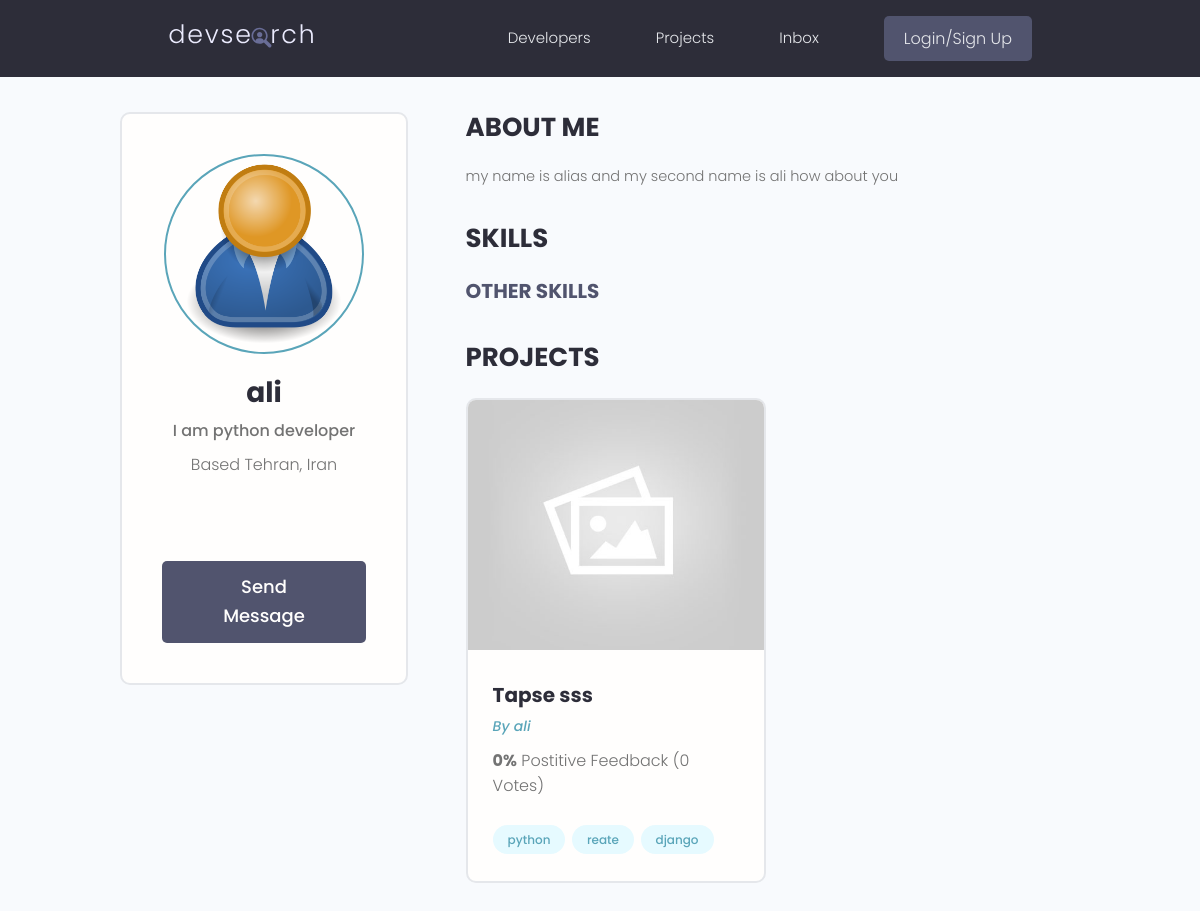
Page /profile/cf53769e3c154c5dbdb89108915df659/ on the earlier database version.
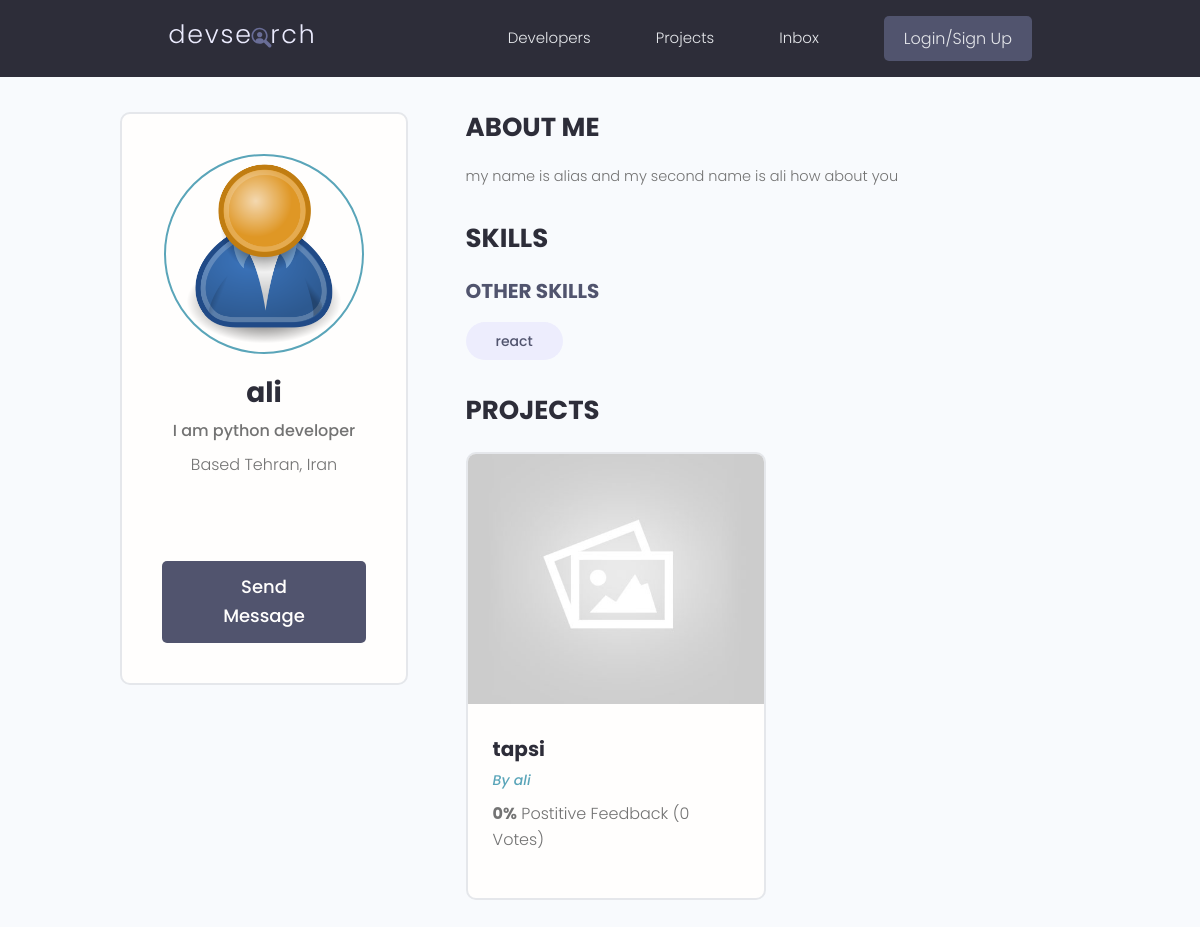
Same page on the later database version.
### projects/models.py (models this page shows, shortened)
class Project(models.Model):
    owner = models.ForeignKey(Profile, on_delete=models.SET_NULL, null=True, blank=True)
    title = models.CharField(max_length=200)
    description = models.TextField(null=True, blank=True)
    featured_image = models.ImageField(null=True, blank=True, default='default.jpg')
    demo_link = models.CharField(max_length=2000, null=True, blank=True)
    source_link = models.CharField(max_length=2000, null=True, blank=True)
    tags = models.ManyToManyField('Tag', blank=True)
    vote_total = models.IntegerField(default=0, null=True, blank=True)
    vote_ratio = models.IntegerField(default=0, null=True, blank=True)
    created = models.DateTimeField(auto_now_add=True)
    id = models.UUIDField(default=uuid.uuid4, unique=True, primary_key=True, editable=False)

class Tag(models.Model):
    name = models.CharField(max_length=200)
    created = models.DateTimeField(auto_now_add=True)
    id = models.UUIDField(default=uuid.uuid4, unique=True, primary_key=True, editable=False)
    def __str__(self):
        return self.name

### users/models.py (models this page shows, shortened)
class Profile(models.Model):
    user = models.OneToOneField(User, on_delete=models.CASCADE, null=True, blank=True)
    name = models.CharField(max_length=200, null=True, blank=True)
    email = models.EmailField(max_length=500, null=True, blank=True)
    username = models.CharField(max_length=200, null=True, blank=True)
    location = models.CharField(max_length=200, null=True, blank=True)
    short_intro = models.CharField(max_length=200, null=True, blank=True)
    bio = models.TextField(null=True, blank=True)
    profile_image = models.ImageField(null=True, blank=True, upload_to='profiles/', default='profiles/user-default.png')
    social_github = models.CharField(max_length=200, null=True, blank=True)
    social_twitter = models.CharField(max_length=200, null=True, blank=True)
    social_linkedin = models.CharField(max_length=200, null=True, blank=True)
    social_youtube = models.CharField(max_length=200, null=True, blank=True)
    social_website = models.CharField(max_length=200, null=True, blank=True)
    created = models.DateTimeField(auto_now_add=True)
    id = models.UUIDField(default=uuid.uuid4, unique=True, primary_key=True, editable=False)

class Skill(models.Model):
    owner = models.ForeignKey(Profile, on_delete=models.CASCADE, null=True, blank=True)
    name = models.CharField(max_length=200, null=True, blank=True)
    description = models.TextField(null=True, blank=True)
    created = models.DateTimeField(auto_now_add=True)
    id = models.UUIDField(default=uuid.uuid4, unique=True, primary_key=True, editable=False)
    def __str__(self):
        return str(self.name)

### users/views.py (the view)
# urls.py: path('profile/<str:pk>/', views.userProfile, name='user-profile'),
def userProfile(request, pk):
    profile = Profile.objects.get(id=pk)
    topSkills = profile.skill_set.exclude(description__exact='')
    otherSkills = profile.skill_set.filter(description='')
    context = {'profile': profile, 'topSkills':topSkills, 'otherSkills':otherSkills}
    return render(request, 'users/user-profile.html', context)

### users/templates/users/user-profile.html (shortened to what this page needs)
{% extends 'main.html' %}
{% block content %}
<main class="profile my-md">
    <div class="container">
      <div class="layout">
        <div class="column column--1of3">
          <div class="card text-center">
            <div class="card__body dev">
              <img class="avatar avatar--xl" src="{{profile.profile_image.url}}" />
              <h2 class="dev__name">{{profile.name}}</h2>
              <p class="dev__title">{{profile.short_intro}}</p>
              <p class="dev__location">Based {{profile.location}}</p>
              <ul class="dev__social">
              </ul>
              <a href="#" class="btn btn--sub btn--lg">Send Message </a>
            </div>
          </div>
        </div>
        <div class="column column--2of3">
          <div class="devInfo">
            <h3 class="devInfo__title">About Me</h3>
            <p class="devInfo__about">{{profile.bio}}</p>
          </div>
          <div class="devInfo">
            <h3 class="devInfo__title">Skills</h3>
            <div class="devInfo__skills">
              <h3 class="devInfo__subtitle">Other Skills</h3>
              <div class="devInfo__otherSkills">
                {% for skill in otherSkills %}
                <span class="tag tag--pill tag--sub tag--lg">
                  <small>{{skill}}</small>
                </span>
                {% endfor %}
              </div>
            </div>
          </div>
          <div class="devInfo">
            <h3 class="devInfo__title">Projects</h3>
            <div class="grid grid--two">
              {% for project in profile.project_set.all %}
              <div class="column">
                <div class="card project">
                  <a href="{% url 'project' project.id %}" class="project">
                    <img class="project__thumbnail" src="{{project.featured_image.url}}" alt="project thumbnail" />
                    <div class="card__body">
                      <h3 class="project__title">{{project.title}}</h3>
                      <p><a class="project__author" href="{% url 'user-profile' project.owner.id %}">By {{project.owner.name}}</a></p>
                      <p class="project--rating">
                        <span style="font-weight: bold;">{{project.vote_ratio}}%</span> Postitive
                        Feedback ({{project.vote_total}} Vote{{project.vote_total|pluralize:'s'}})
                      </p>
                      <div class="project__tags">
                        {% for tag in project.tags.all %}
                        <span class="tag tag--pill tag--main">
                          <small>{{tag}}</small>
                        </span>
                        {% endfor %}
                      </div>
                    </div>
                  </a>
                </div>
              </div>
              {% endfor %}
            </div>
          </div>
        </div>
      </div>
    </div>
  </main>
{% endblock content %}

Differences in the rows shown:
removed Project: featured_image (placeholder picture), title "Tapse sss", owner.name "ali", vote_ratio "0", vote_total "0"
no longer on this page (row unchanged): Tag: name "python"
no longer on this page (row unchanged): Tag: name "reate"
no longer on this page (row unchanged): Tag: name "django"
added Skill: name "react"
added Project: featured_image (placeholder picture), title "tapsi", owner.name "ali", vote_ratio "0", vote_total "0"
